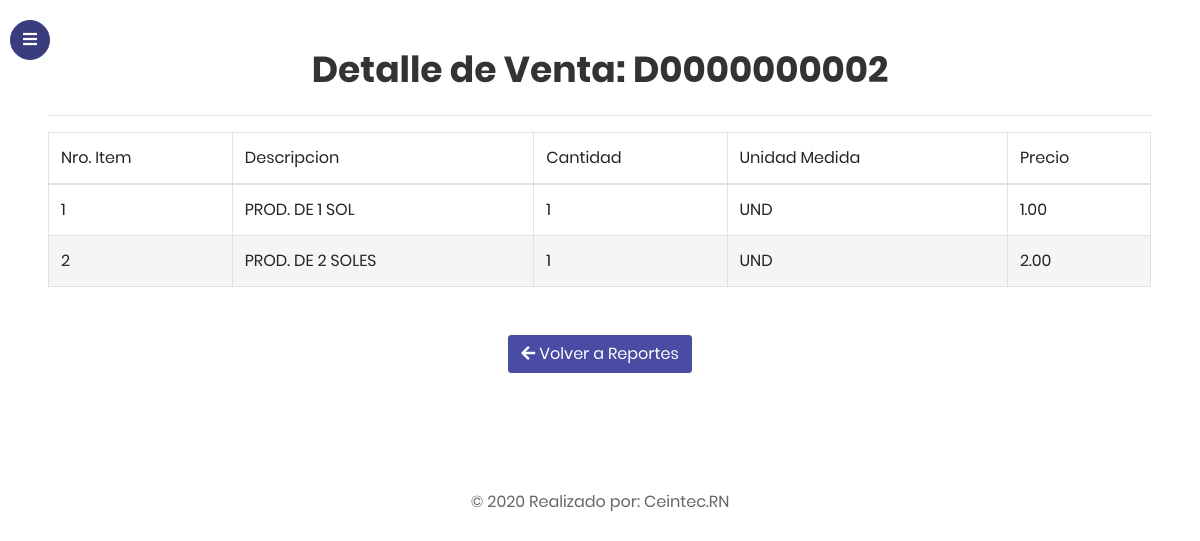
The app's page /detalleventa.php?idventa=D0000000002&detalledia=2019-11-16 (signed in) with its own data.
### tables this page shows
CREATE TABLE `detalle_venta` (
  `iddetalle_venta` int(11) NOT NULL,
  `numero_comprobante` varchar(20) NOT NULL,
  `idproducto` int(11) NOT NULL,
  `cantidad` int(11) NOT NULL,
  `precioventaunitario` double NOT NULL
);

CREATE TABLE `producto` (
  `idproducto` int(11) NOT NULL,
  `codigoBarras` varchar(20) DEFAULT NULL,
  `descripcion` varchar(80) NOT NULL,
  `idunidad_medida` int(11) NOT NULL,
  `stock` int(11) NOT NULL DEFAULT '0',
  `idcategoria` int(11) NOT NULL,
  `idmarca` int(11) NOT NULL,
  `preciosugerido` double NOT NULL
);

CREATE TABLE `unidad_medida` (
  `idunidadmedida` int(11) NOT NULL,
  `unidad` varchar(30) DEFAULT NULL
);

### assets/constant/config.php (called while the page is built, shortened)
<?php
$host = "localhost";
$user = "root";
$password = "12345678";
$dbname = "sis_ventas";
$con = mysqli_connect($host, $user, $password,$dbname);
if (!function_exists('ejecutarConsulta')) {
	Function ejecutarConsulta($sql){
global $con;
$query=$con->query($sql);
return $query;
	}
}
?>

### detalleventa.php (the view, shortened to what this page needs)
<?php
	include "assets/constant/config.php";
  if(isset($_GET['idventa'])){
    $idventa = $_GET['idventa'];
    $select_query = "SELECT P.descripcion as descripcion, DV.cantidad as cantidad, UM.unidad as unidad, FORMAT(DV.precioventaunitario,2) as precio FROM detalle_venta DV INNER JOIN producto P ON DV.idproducto = P.idproducto INNER JOIN unidad_medida UM ON P.idunidad_medida = UM.idunidadmedida WHERE DV.numero_comprobante = '$idventa';";
    $result_query = ejecutarConsulta($select_query);
  }
?>
<!doctype html>
<html lang="en">
  <head>
		<link rel="stylesheet" href="https://stackpath.bootstrapcdn.com/font-awesome/4.7.0/css/font-awesome.min.css">
		<link rel="stylesheet" href="assets/css/style.css">
    <link href="assets/css/font-face.css" rel="stylesheet" media="all">
    <link href="assets/vendor/font-awesome-4.7/css/font-awesome.min.css" rel="stylesheet" media="all">
    <link href="assets/vendor/font-awesome-5/css/fontawesome-all.min.css" rel="stylesheet" media="all">
    <link href="assets/vendor/mdi-font/css/material-design-iconic-font.min.css" rel="stylesheet" media="all">
    <link href="assets/vendor/bootstrap-4.1/bootstrap.min.css" rel="stylesheet" media="all">
    <link href="assets/vendor/animsition/animsition.min.css" rel="stylesheet" media="all">
    <link href="assets/vendor/bootstrap-progressbar/bootstrap-progressbar-3.3.4.min.css" rel="stylesheet" media="all">
    <link href="assets/vendor/wow/animate.css" rel="stylesheet" media="all">
    <link href="assets/vendor/css-hamburgers/hamburgers.min.css" rel="stylesheet" media="all">
    <link href="assets/vendor/slick/slick.css" rel="stylesheet" media="all">
    <link href="assets/vendor/select2/select2.min.css" rel="stylesheet" media="all">
    <link href="assets/vendor/perfect-scrollbar/perfect-scrollbar.css" rel="stylesheet" media="all">
    <link href="assets/vendor/vector-map/jqvmap.min.css" rel="stylesheet" media="all">
    <link href="assets/css/dataTables.bootstrap4.min.css" rel="stylesheet" media="all">
    <link href="assets/css/responsive.bootstrap4.min.css" rel="stylesheet" media="all">
    <link href="assets/css/theme.css" rel="stylesheet" media="all">
  </head>
  <body>
		<div class="wrapper d-flex align-items-stretch">
			<nav id="sidebar" class="active">
				<div class="custom-menu">
					<button type="button" id="sidebarCollapse" class="btn btn-primary">
	          <i class="fa fa-bars"></i>
	        </button>
        </div>
    	</nav>
      <div id="content" class="p-4 p-md-5 pt-5">
        <h1 class="mb-4 text-center">Detalle de Venta: <?php echo $idventa ?></h1>
        <hr />
        <div class="table-responsive">
          <table id="ventas_list_detail" class="table table-striped table-bordered dt-responsive nowrap" style="width:100%">
            <thead>
              <tr>
                <td>Nro. Item</td>
                <td>Descripcion</td>
                <td>Cantidad</td>
                <td>Unidad Medida</td>
                <td>Precio</td>
              </tr>
            </thead>
            <tbody>
              <?php
                if($result_query){
                  $iterator = 0;
                  while($row = mysqli_fetch_array($result_query)){
                    $iterator ++;
                    echo '
                      <tr>
                        <td>'.$iterator.'</td>
                        <td>'.$row["descripcion"].'</td>
                        <td>'.$row["cantidad"].'</td>
                        <td>'.$row["unidad"].'</td>
                        <td>'.$row["precio"].'</td>
                      </tr>
                    ';
                  }
                }
              ?>
            </tbody>
          </table>
        </div>
        <div class="text-center mt-5">
          <a role="button" href="<?php if(isset($_GET['detalledia'])){
            $dia = $_GET['detalledia'];
            echo 'detalledia.php?dia='.$dia.'';
          }else{
            echo 'reporteventa.php';
          }?>" class="btn btn-primary"><i class="fa fa-arrow-left" aria-hidden="true"></i>&nbsp;Volver a Reportes</a>
        </div>
        <footer style="margin-top: 100px; position: relative;" class="page-footer font-small">
        <div class="footer-copyright text-center py-3">© 2020 Realizado por:
            <a> Ceintec.RN</a>
        </div>
        </footer>
    </div>
		</div>
  </body>
</html>

### records on screen
detalle_venta: idproducto.descripcion "PROD. DE 1 SOL", cantidad "1", unidad_medida.unidad "UND", precio "1.00"
detalle_venta: idproducto.descripcion "PROD. DE 2 SOLES", cantidad "1", unidad_medida.unidad "UND", precio "2.00"

### other values on screen
$idventa "D0000000002"
